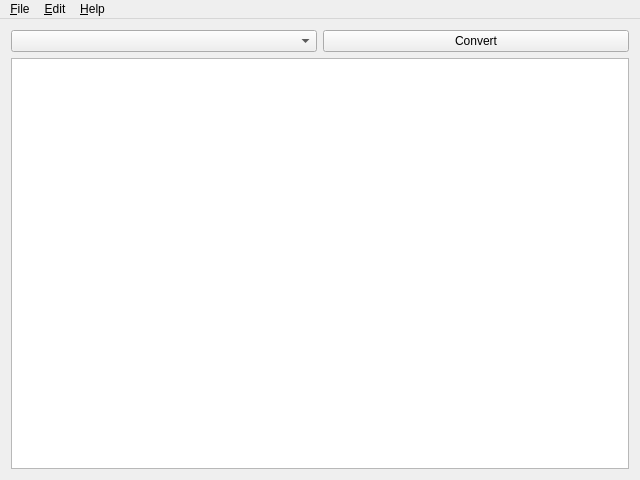
<?xml version="1.0" encoding="UTF-8"?>
<ui version="4.0">
 <class>MainWindow</class>
 <widget class="QMainWindow" name="MainWindow">
  <property name="geometry">
   <rect>
    <x>0</x>
    <y>0</y>
    <width>640</width>
    <height>480</height>
   </rect>
  </property>
  <property name="windowTitle">
   <string>Open Chinese Convert</string>
  </property>
  <widget class="QWidget" name="centralWidget">
   <layout class="QGridLayout" name="gridLayout">
    <item row="0" column="0">
     <layout class="QVBoxLayout" name="vbox1">
      <property name="sizeConstraint">
       <enum>QLayout::SetMaximumSize</enum>
      </property>
      <item>
       <layout class="QHBoxLayout" name="hbox1">
        <item>
         <widget class="QComboBox" name="cbConfig"/>
        </item>
        <item>
         <widget class="QPushButton" name="btnConvert">
          <property name="text">
           <string>Convert</string>
          </property>
         </widget>
        </item>
       </layout>
      </item>
      <item>
       <widget class="TextEditor" name="textEdit"/>
      </item>
     </layout>
    </item>
   </layout>
  </widget>
  <widget class="QMenuBar" name="menuBar">
   <property name="geometry">
    <rect>
     <x>0</x>
     <y>0</y>
     <width>640</width>
     <height>22</height>
    </rect>
   </property>
   <widget class="QMenu" name="menuFile">
    <property name="title">
     <string>&amp;File</string>
    </property>
    <addaction name="actionLoad"/>
    <addaction name="actionSave"/>
    <addaction name="separator"/>
    <addaction name="actionConvert_file"/>
    <addaction name="separator"/>
    <addaction name="actionExit"/>
   </widget>
   <widget class="QMenu" name="menu_Edit">
    <property name="title">
     <string>&amp;Edit</string>
    </property>
    <widget class="QMenu" name="menuLanguage">
     <property name="title">
      <string>Language</string>
     </property>
     <addaction name="actionEnglish"/>
     <addaction name="actionTraditional_Chinese"/>
     <addaction name="actionSimplified_Chinese"/>
    </widget>
    <addaction name="actionUndo"/>
    <addaction name="actionRedo"/>
    <addaction name="separator"/>
    <addaction name="actionClear"/>
    <addaction name="separator"/>
    <addaction name="actionCut"/>
    <addaction name="actionCopy"/>
    <addaction name="actionPaste"/>
    <addaction name="actionDelete"/>
    <addaction name="separator"/>
    <addaction name="actionSelect_All"/>
    <addaction name="separator"/>
    <addaction name="menuLanguage"/>
   </widget>
   <widget class="QMenu" name="menuHelp">
    <property name="title">
     <string>&amp;Help</string>
    </property>
    <addaction name="actionAbout"/>
   </widget>
   <addaction name="menuFile"/>
   <addaction name="menu_Edit"/>
   <addaction name="menuHelp"/>
  </widget>
  <action name="actionLoad">
   <property name="text">
    <string>&amp;Load...</string>
   </property>
   <property name="shortcut">
    <string notr="true">Ctrl+O</string>
   </property>
  </action>
  <action name="actionSave">
   <property name="text">
    <string>&amp;Save...</string>
   </property>
   <property name="shortcut">
    <string notr="true">Ctrl+S</string>
   </property>
  </action>
  <action name="actionConvert_file">
   <property name="text">
    <string>&amp;Convert a file...</string>
   </property>
  </action>
  <action name="actionClear">
   <property name="text">
    <string>Clear</string>
   </property>
  </action>
  <action name="actionExit">
   <property name="text">
    <string>E&amp;xit</string>
   </property>
   <property name="shortcut">
    <string notr="true">Ctrl+Q</string>
   </property>
  </action>
  <action name="actionUndo">
   <property name="text">
    <string>Undo</string>
   </property>
   <property name="shortcut">
    <string notr="true">Ctrl+Z</string>
   </property>
  </action>
  <action name="actionRedo">
   <property name="text">
    <string>Redo</string>
   </property>
   <property name="shortcut">
    <string notr="true">Ctrl+Y</string>
   </property>
  </action>
  <action name="actionCut">
   <property name="text">
    <string>Cu&amp;t</string>
   </property>
   <property name="shortcut">
    <string notr="true">Ctrl+X</string>
   </property>
  </action>
  <action name="actionCopy">
   <property name="text">
    <string>&amp;Copy</string>
   </property>
   <property name="shortcut">
    <string notr="true">Ctrl+C</string>
   </property>
  </action>
  <action name="actionPaste">
   <property name="text">
    <string>&amp;Paste</string>
   </property>
   <property name="shortcut">
    <string notr="true">Ctrl+V</string>
   </property>
  </action>
  <action name="actionDelete">
   <property name="text">
    <string>&amp;Delete</string>
   </property>
  </action>
  <action name="actionSelect_All">
   <property name="text">
    <string>Select &amp;All</string>
   </property>
   <property name="shortcut">
    <string notr="true">Ctrl+A</string>
   </property>
  </action>
  <action name="actionAbout">
   <property name="text">
    <string>&amp;About</string>
   </property>
  </action>
  <action name="actionEnglish">
   <property name="checkable">
    <bool>true</bool>
   </property>
   <property name="text">
    <string>English</string>
   </property>
  </action>
  <action name="actionTraditional_Chinese">
   <property name="checkable">
    <bool>true</bool>
   </property>
   <property name="text">
    <string>Traditional Chinese</string>
   </property>
  </action>
  <action name="actionSimplified_Chinese">
   <property name="checkable">
    <bool>true</bool>
   </property>
   <property name="text">
    <string>Simplified Chinese</string>
   </property>
  </action>
 </widget>
 <layoutdefault spacing="6" margin="11"/>
 <customwidgets>
  <customwidget>
   <class>TextEditor</class>
   <extends>QPlainTextEdit</extends>
   <header>texteditor.h</header>
  </customwidget>
 </customwidgets>
 <resources/>
 <connections>
  <connection>
   <sender>btnConvert</sender>
   <signal>released()</signal>
   <receiver>MainWindow</receiver>
   <slot>convertSlot()</slot>
   <hints>
    <hint type="sourcelabel">
     <x>628</x>
     <y>56</y>
    </hint>
    <hint type="destinationlabel">
     <x>319</x>
     <y>239</y>
    </hint>
   </hints>
  </connection>
  <connection>
   <sender>actionExit</sender>
   <signal>triggered()</signal>
   <receiver>MainWindow</receiver>
   <slot>close()</slot>
   <hints>
    <hint type="sourcelabel">
     <x>-1</x>
     <y>-1</y>
    </hint>
    <hint type="destinationlabel">
     <x>319</x>
     <y>239</y>
    </hint>
   </hints>
  </connection>
  <connection>
   <sender>actionClear</sender>
   <signal>triggered()</signal>
   <receiver>textEdit</receiver>
   <slot>clear()</slot>
   <hints>
    <hint type="sourcelabel">
     <x>-1</x>
     <y>-1</y>
    </hint>
    <hint type="destinationlabel">
     <x>319</x>
     <y>266</y>
    </hint>
   </hints>
  </connection>
  <connection>
   <sender>actionUndo</sender>
   <signal>triggered()</signal>
   <receiver>textEdit</receiver>
   <slot>undo()</slot>
   <hints>
    <hint type="sourcelabel">
     <x>-1</x>
     <y>-1</y>
    </hint>
    <hint type="destinationlabel">
     <x>319</x>
     <y>266</y>
    </hint>
   </hints>
  </connection>
  <connection>
   <sender>actionRedo</sender>
   <signal>triggered()</signal>
   <receiver>textEdit</receiver>
   <slot>redo()</slot>
   <hints>
    <hint type="sourcelabel">
     <x>-1</x>
     <y>-1</y>
    </hint>
    <hint type="destinationlabel">
     <x>319</x>
     <y>266</y>
    </hint>
   </hints>
  </connection>
  <connection>
   <sender>actionCut</sender>
   <signal>triggered()</signal>
   <receiver>textEdit</receiver>
   <slot>cut()</slot>
   <hints>
    <hint type="sourcelabel">
     <x>-1</x>
     <y>-1</y>
    </hint>
    <hint type="destinationlabel">
     <x>319</x>
     <y>266</y>
    </hint>
   </hints>
  </connection>
  <connection>
   <sender>actionCopy</sender>
   <signal>triggered()</signal>
   <receiver>textEdit</receiver>
   <slot>copy()</slot>
   <hints>
    <hint type="sourcelabel">
     <x>-1</x>
     <y>-1</y>
    </hint>
    <hint type="destinationlabel">
     <x>319</x>
     <y>266</y>
    </hint>
   </hints>
  </connection>
  <connection>
   <sender>actionPaste</sender>
   <signal>triggered()</signal>
   <receiver>textEdit</receiver>
   <slot>paste()</slot>
   <hints>
    <hint type="sourcelabel">
     <x>-1</x>
     <y>-1</y>
    </hint>
    <hint type="destinationlabel">
     <x>319</x>
     <y>266</y>
    </hint>
   </hints>
  </connection>
  <connection>
   <sender>actionSelect_All</sender>
   <signal>triggered()</signal>
   <receiver>textEdit</receiver>
   <slot>selectAll()</slot>
   <hints>
    <hint type="sourcelabel">
     <x>-1</x>
     <y>-1</y>
    </hint>
    <hint type="destinationlabel">
     <x>319</x>
     <y>266</y>
    </hint>
   </hints>
  </connection>
  <connection>
   <sender>actionLoad</sender>
   <signal>triggered()</signal>
   <receiver>MainWindow</receiver>
   <slot>loadSlot()</slot>
   <hints>
    <hint type="sourcelabel">
     <x>-1</x>
     <y>-1</y>
    </hint>
    <hint type="destinationlabel">
     <x>319</x>
     <y>239</y>
    </hint>
   </hints>
  </connection>
  <connection>
   <sender>actionSave</sender>
   <signal>triggered()</signal>
   <receiver>MainWindow</receiver>
   <slot>saveSlot()</slot>
   <hints>
    <hint type="sourcelabel">
     <x>-1</x>
     <y>-1</y>
    </hint>
    <hint type="destinationlabel">
     <x>319</x>
     <y>239</y>
    </hint>
   </hints>
  </connection>
  <connection>
   <sender>actionConvert_file</sender>
   <signal>triggered()</signal>
   <receiver>MainWindow</receiver>
   <slot>convertFileSlot()</slot>
   <hints>
    <hint type="sourcelabel">
     <x>-1</x>
     <y>-1</y>
    </hint>
    <hint type="destinationlabel">
     <x>319</x>
     <y>239</y>
    </hint>
   </hints>
  </connection>
  <connection>
   <sender>actionAbout</sender>
   <signal>triggered()</signal>
   <receiver>MainWindow</receiver>
   <slot>aboutSlot()</slot>
   <hints>
    <hint type="sourcelabel">
     <x>-1</x>
     <y>-1</y>
    </hint>
    <hint type="destinationlabel">
     <x>319</x>
     <y>239</y>
    </hint>
   </hints>
  </connection>
  <connection>
   <sender>actionEnglish</sender>
   <signal>triggered()</signal>
   <receiver>MainWindow</receiver>
   <slot>changeLanguageToEngSlot()</slot>
   <hints>
    <hint type="sourcelabel">
     <x>-1</x>
     <y>-1</y>
    </hint>
    <hint type="destinationlabel">
     <x>319</x>
     <y>239</y>
    </hint>
   </hints>
  </connection>
  <connection>
   <sender>actionSimplified_Chinese</sender>
   <signal>triggered()</signal>
   <receiver>MainWindow</receiver>
   <slot>changeLanguageToZhsSlot()</slot>
   <hints>
    <hint type="sourcelabel">
     <x>-1</x>
     <y>-1</y>
    </hint>
    <hint type="destinationlabel">
     <x>319</x>
     <y>239</y>
    </hint>
   </hints>
  </connection>
  <connection>
   <sender>actionTraditional_Chinese</sender>
   <signal>triggered()</signal>
   <receiver>MainWindow</receiver>
   <slot>changeLanguageToZhtSlot()</slot>
   <hints>
    <hint type="sourcelabel">
     <x>-1</x>
     <y>-1</y>
    </hint>
    <hint type="destinationlabel">
     <x>319</x>
     <y>239</y>
    </hint>
   </hints>
  </connection>
 </connections>
 <slots>
  <slot>convertSlot()</slot>
  <slot>loadSlot()</slot>
  <slot>saveSlot()</slot>
  <slot>convertFileSlot()</slot>
  <slot>aboutSlot()</slot>
  <slot>changeLanguageToEngSlot()</slot>
  <slot>changeLanguageToZhsSlot()</slot>
  <slot>changeLanguageToZhtSlot()</slot>
 </slots>
</ui>
